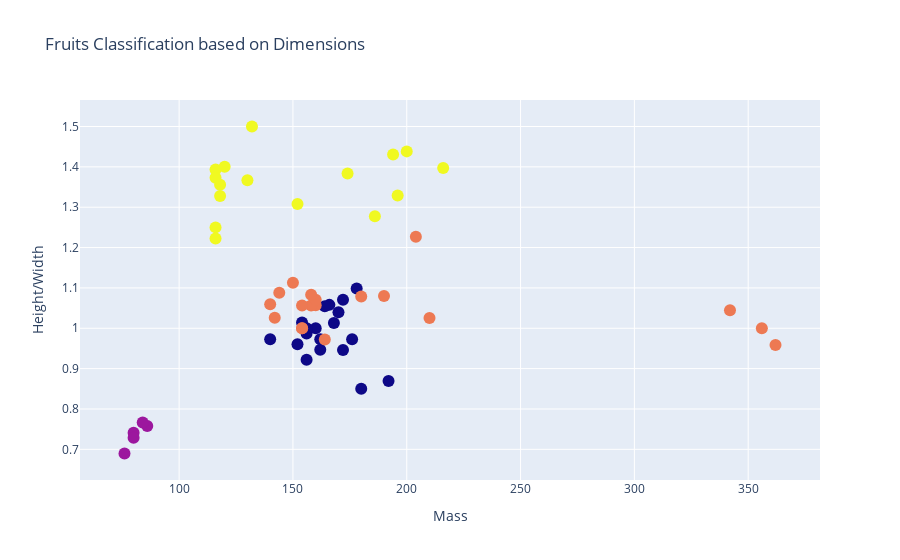

The code cell stored with this chart in its notebook:
### Code cell
trace = go.Scatter(x=fruits_df["mass"], y=fruits_df["height"]/fruits_df["width"], mode="markers", hovertext=fruits_df["fruit_name"], marker=dict(size=12, color=fruits_df["fruit_label"],))
fig = go.Figure(data=[trace])
fig.update_layout(title="Fruits Classification based on Dimensions")
fig.update_xaxes(title="Mass")
fig.update_yaxes(title="Height/Width")
iplot(fig)

### Figure 1 — Plotly figure (JSON) as saved in the notebook; plotly's stock layout.template omitted (floating-point values rounded to 4 significant figures)
{"data": [{"hovertext": ["apple", "apple", "apple", "mandarin", "mandarin", "mandarin", "mandarin", "mandarin", "apple", "apple", "apple", "apple", "apple", "apple", "apple", "apple", "apple", "apple", "apple", "apple", "apple", "apple", "apple", "apple", "orange", "orange", "orange", "orange", "orange", "orange", "orange", "orange", "orange", "orange", "orange", "orange", "orange", "orange", "orange", "orange", "orange", "orange", "orange", "lemon", "lemon", "lemon", "lemon", "lemon", "lemon", "lemon", "lemon", "lemon", "lemon", "lemon", "lemon", "lemon", "lemon", "lemon", "lemon"], "marker": {"color": [1, 1, 1, 2, 2, 2, 2, 2, 1, 1, 1, 1, 1, 1, 1, 1, 1, 1, 1, 1, 1, 1, 1, 1, 3, 3, 3, 3, 3, 3, 3, 3, 3, 3, 3, 3, 3, 3, 3, 3, 3, 3, 3, 4, 4, 4, 4, 4, 4, 4, 4, 4, 4, 4, 4, 4, 4, 4, 4], "size": 12}, "mode": "markers", "x": [192, 180, 176, 86, 84, 80, 80, 76, 178, 172, 166, 172, 154, 164, 152, 156, 156, 168, 162, 162, 160, 156, 140, 170, 342, 356, 362, 204, 140, 160, 158, 210, 164, 190, 142, 150, 160, 154, 158, 144, 154, 180, 154, 194, 200, 186, 216, 196, 174, 132, 130, 116, 118, 120, 116, 116, 116, 152, 118], "y": [0.869, 0.85, 0.973, 0.7581, 0.7667, 0.7414, 0.7288, 0.6897, 1.099, 0.9459, 1.058, 1.07, 1.014, 1.055, 0.9605, 0.9221, 0.9868, 1.013, 0.9467, 0.973, 1, 1, 0.9726, 1.039, 1.044, 1, 0.9583, 1.227, 1.06, 1.057, 1.056, 1.026, 0.9722, 1.08, 1.026, 1.113, 1.07, 1, 1.083, 1.088, 1.056, 1.079, 1, 1.431, 1.438, 1.278, 1.397, 1.329, 1.384, 1.5, 1.367, 1.25, 1.356, 1.4, 1.393, 1.222, 1.373, 1.308, 1.328], "type": "scatter"}], "layout": {"title": {"text": "Fruits Classification based on Dimensions"}, "xaxis": {"title": {"text": "Mass"}}, "yaxis": {"title": {"text": "Height/Width"}}}}
